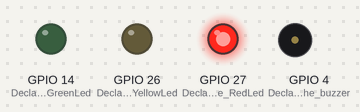
The sketch below on a simulated ESP32. On the bench: output pins drawn as LEDs (lit = HIGH), buzzer (waves = sounding, pin HIGH). Random numbers use the default seed unless the sketch sets one.

Above: at 0.1 s.
At 3.1 s:
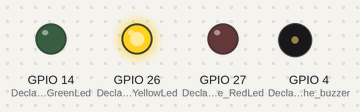
At 10.1 s:
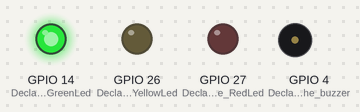
At 20.1 s:
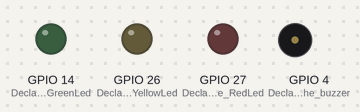
At 39.1 s:
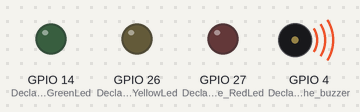
Timing chart, 0 to 40.0 s (numbered marks = the images above):
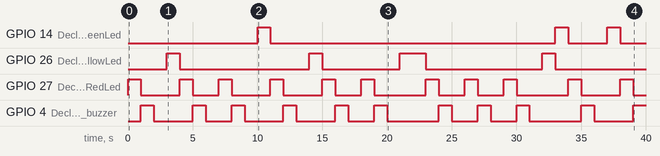

The sketch:

testHardware.ino
```cpp
 int randomnum; //Declare de function random


// the setup function runs once when you press reset or power the board
void setup() {
  // initialize digital pin LED_BUILTIN as an output.
  pinMode(14, OUTPUT); //Declare the GreenLed
  pinMode(26, OUTPUT); //Declare the YellowLed
  pinMode(27, OUTPUT); //Declare the RedLed
  pinMode(4, OUTPUT); //Declare the buzzer
  randomSeed (analogRead (0)); //generate a new sequence of random numbers
}

// the loop function runs over and over again forever
void loop() {
  randomnum = random (0,20);
  if (randomnum >0 && randomnum<5){    // give it a range to turn on
    digitalWrite(14, HIGH);   // turn on the Gren LED on (HIGH is the voltage level)
    delay(1000);  // give it a little delay
    digitalWrite(14,LOW); // turn off de Green LED
  }else if (randomnum >5 && randomnum<10){     // give it a range to turn on another led
    digitalWrite(26, HIGH);    // turn on the Yellow LED on (HIGH is the voltage level)
    delay(1000);               // give it a little delay
    digitalWrite(26, LOW);     // turn off the Yellow LED off by making the voltage LOW
  }else if (randomnum>10){     // give it a range to turn off the Red LED
    digitalWrite(27,HIGH);     //turn on the Red LED on (HIGH is the voltage level)
    delay(1000);               // turn off the Red LED off by making the voltage LOW
    digitalWrite(27, LOW);     // turn the Red LED off by making the voltage LOW
      digitalWrite(4, HIGH);   // turn on the buzzer
  delay(1000);                 // wait for a second
  digitalWrite(4 , LOW);       // turn off the buzzer
  delay(1000);                 // wait for a second
  }
}
```

Measured:
- by itself, GPIO 14 (Declare_the_GreenLed): goes HIGH 1.0 s, LOW 22.0 s, HIGH 1.0 s, LOW 3.0 s, HIGH 1.0 s, then LOW
- by itself, GPIO 4 (Declare_the_buzzer): LOW → HIGH at 1.0 s, → LOW 1.0 s later, → HIGH 3.0 s later, → LOW 1.0 s later, … (21 changes in this stretch)
- by itself, GPIO 27 (Declare_the_RedLed): LOW → HIGH at 0.00 s, → LOW 1.0 s later, → HIGH 3.0 s later, → LOW 1.0 s later, … (22 changes in this stretch)
- by itself, GPIO 26 (Declare_the_YellowLed): LOW → HIGH at 3.0 s, → LOW 1.0 s later, → HIGH 10.0 s later, → LOW 1.0 s later, … (8 changes in this stretch)
